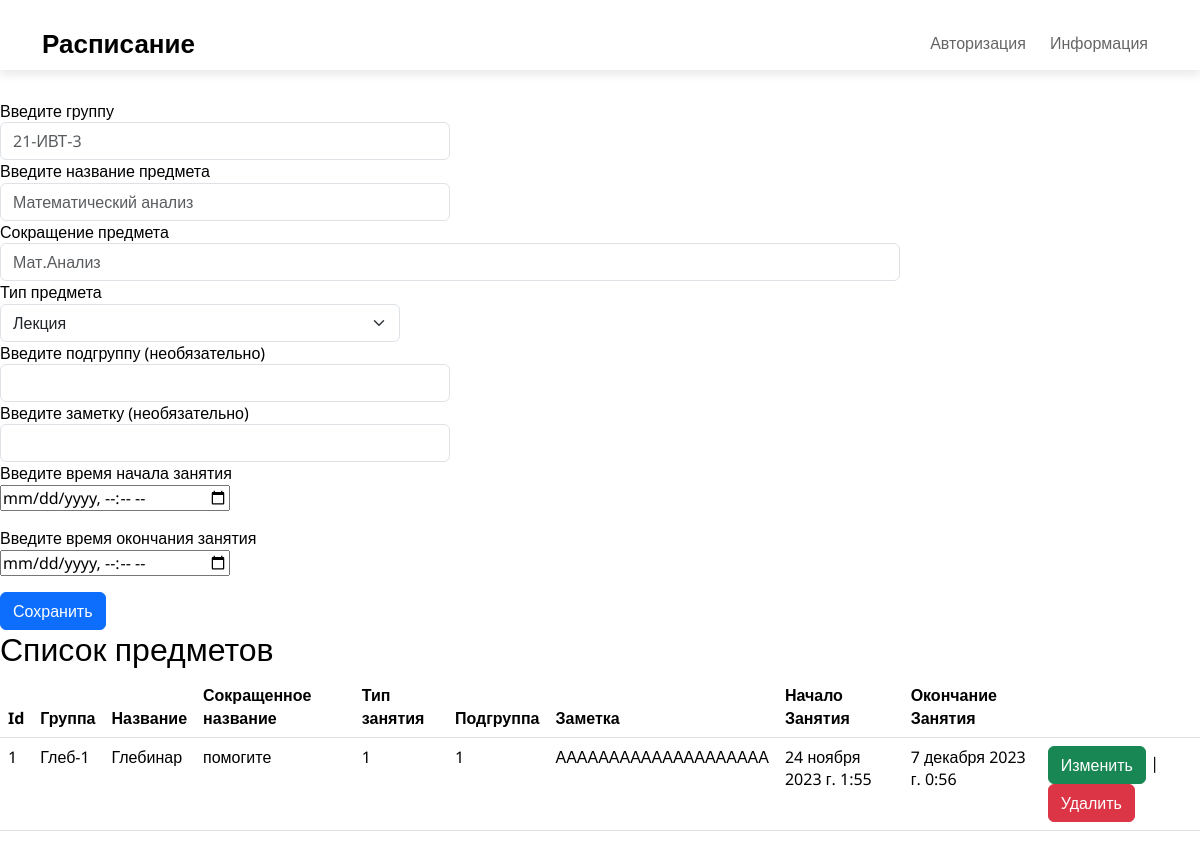
The page /index_addDel.html on the database as committed earlier.
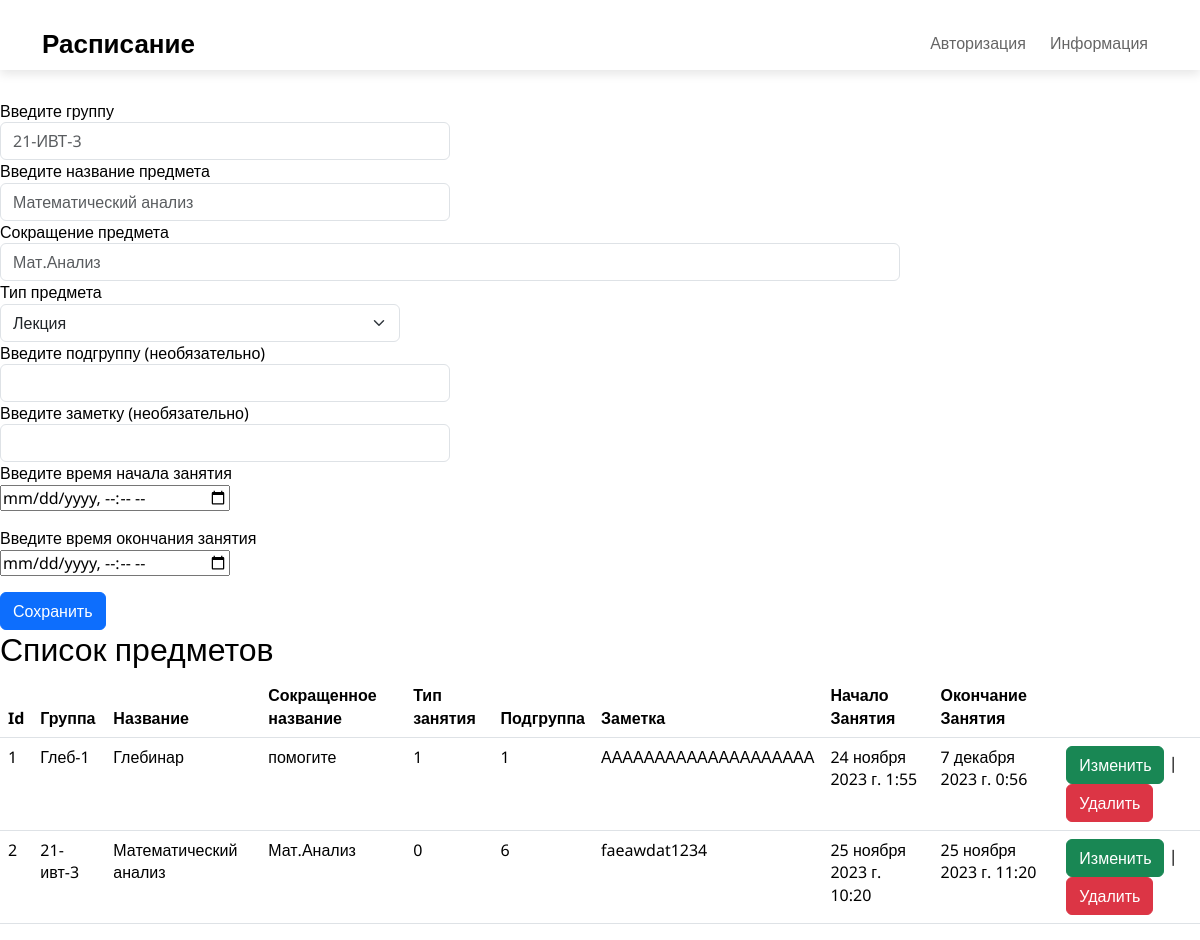
The same page on the database as committed later.
### app1/models.py (models this page shows)
class StudySession(models.Model):
    group = models.CharField(max_length=10)
    title = models.CharField(max_length=255)
    short_title = models.CharField(default="ПРДМТ",max_length=10, blank=True, null=True)
    session_type = models.PositiveSmallIntegerField(default=0, blank=True, null=True)
    subgroup = models.PositiveSmallIntegerField(default=0, blank=True, null=True)
    comment = models.TextField(default="Здесь могла быть ваша заметка", blank=True, null=True)
    time_start = models.DateTimeField()
    time_end = models.DateTimeField()

### app1/views.py (the view)
# urls.py: path('index_addDel.html', index_addDel),
def index_addDel(request):
    studysession = StudySession.objects.all()
    return render(request, "html/index_addDel.html", {"studysession": studysession})

### app1/templates/html/index_addDel.html (shortened to what this page needs)
<!DOCTYPE html>
<html lang="ru">
<head>
	<link rel="stylesheet" href="/static/styles/bootstrap-reboot.min.css">
	<link rel="stylesheet" href="/static/styles/bootstrap-grid.min.css">
    <link href="https://cdn.jsdelivr.net/npm/bootstrap@5.3.2/dist/css/bootstrap.min.css" rel="stylesheet">
	<link rel="stylesheet" href="/static/styles/styles.css">
</head>
<body>
	<nav class="navbar">
		<div class="container">
			<a href="index.html" class="navbar-brand">Расписание</a>
			<ul class="navbar-menu">
				<li><a href="index_info.html">Авторизация</a></li>
				<li><a href="index_info.html">Информация</a></li>
			</ul>
		</div>
	</nav>
	<form method="POST" action="create/">
        <div class="form-row">
           <div class="form-group col-md-6">
               <label for = "GroupName">Введите группу</label><br>
                    <input type="text" class="form-control" name="group" id = "GroupName" placeholder="21-ИВТ-3"/>
           </div>
           <div class="form-group col-md-6">
               <label for="TitleName">Введите название предмета</label><br>
                    <input type="text" class="form-control" name="title" id ="TitleName" placeholder="Математический анализ"/>
           </div>
           <div class="form-group">
                <label for="inputStitle">Сокращение предмета</label>
                <input type="text" class="form-control" name = "short_title" id="inputStitle" placeholder="Мат.Анализ"/>
           </div>
           <div class="form-group col-md-4">
                <label for="inputStitle">Тип предмета</label>
                <select class="form-select" required aria-label="select example" id="" name = "session_type">
                        <option value="0">Лекция</option>
                </select>
            </div>
           <div class="form-group col-md-6">
               <label for="SubGroupInput">Введите подгруппу (необязательно) </label><br>
               <input type="number" class="form-control" name="subgroup" id="SubGroupInput"/>
           </div>
           <div class="form-group col-md-6">
               <label for="CommentInput">Введите заметку (необязательно) </label><br>
                <input type="text" class="form-control" name="comment" id="CommentInput"/>
           </div>
           <p>
            <label>Введите время начала занятия </label><br>
            <input type="datetime-local" name="time_start" />
        </p>
        <p>
            <label>Введите время окончания занятия </label><br>
            <input type="datetime-local" name="time_end" />
        </p>
      </div>
        <input type="submit" value="Сохранить" class="btn btn-primary">
    </form>
    {% if studysession.count > 0 %}
    <h2>Список предметов</h2>
    <table class="table table-hover">
        <thead>
        <th>Id</th><th>Группа</th><th>Название</th>
        <th>Сокращенное название</th><th>Тип занятия</th><th>Подгруппа</th>
        <th>Заметка</th><th>Начало Занятия</th><th>Окончание Занятия</th>
        <th></th></thead>
        {% for lesson in studysession %}
        <tr>
            <td>{{ lesson.id }}</td>
            <td>{{ lesson.group }}</td>
            <td>{{ lesson.title }}</td>
            <td>{{ lesson.short_title }}</td>
            <td>{{ lesson.session_type }}</td>
            <td>{{ lesson.subgroup }}</td>
            <td>{{ lesson.comment }}</td>
            <td>{{ lesson.time_start }}</td>
            <td>{{ lesson.time_end }}</td>
            <td><a class="btn btn-success" href="edit/{{lesson.id}}">Изменить</a> | <a class="btn btn-danger" href="delete/{{lesson.id}}">Удалить</a></td>
        </tr>
        {% endfor %}
    </table>
    {% endif %}
</body>
</html>

Rows that differ between the two databases and show on the page:
added StudySession: id "2", group "21-ивт-3", title "Математический анализ", short_title "Мат.Анализ", session_type "0", subgroup "6", comment "faeawdat1234", time_start "25 ноября 2023 г. 10:20", time_end "25 ноября 2023 г. 11:20"
